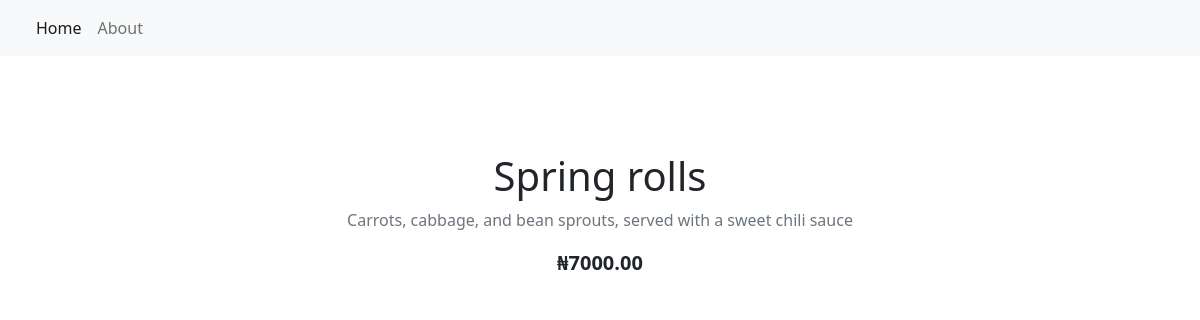
The page /item/4/ on the database as committed earlier.
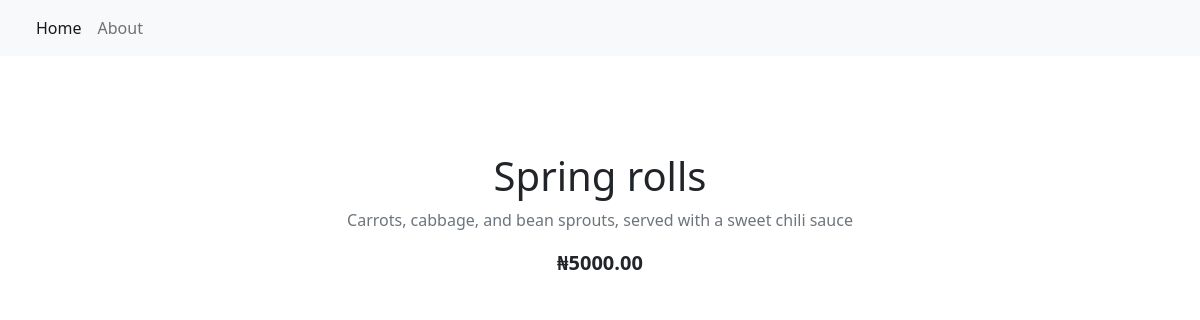
The same page on the database as committed later.
### restaurant_menu/models.py (models this page shows, shortened)
class Item(models.Model):
    meal = models.CharField(max_length=1000, unique=True)
    description = models.CharField(max_length=2000)
    price = models.DecimalField(max_digits=10, decimal_places=2)
    meal_type = models.CharField(max_length=200, choices=MEAL_TYPE)
    author = models.ForeignKey(User, on_delete=models.PROTECT)
    status = models.IntegerField(choices=STATUS, default=1)
    date_created = models.DateTimeField(auto_now_add=True)
    date_updated = models.DateTimeField(auto_now=True)

### restaurant_menu/views.py (the view)
# urls.py: path('item/<int:pk>/', views.MenuItemDetail.as_view(), name='menu_item'),
class MenuItemDetail(generic.DetailView):
    model = Item
    template_name = "menu_item_detail.html"

### restaurant_menu/templates/menu_item_detail.html
{% extends 'base.html' %}
{% block content %}
    <div class="container py-5">
        <div class="row justify-content-center">
            <div class="col-md-8 text-center">
                <h1 class="pt-5">{{ item.meal }}</h1>
                 <p class="text-muted">{{ item.description }}</p>
                 <p class="lead fw-bold">₦{{ item.price }}</p>
            </div>
        </div>
    </div>
{% endblock content %}

Rows that differ between the two databases and show on the page:
changed Item "Spring rolls": price "7000.00" → "5000.00"
